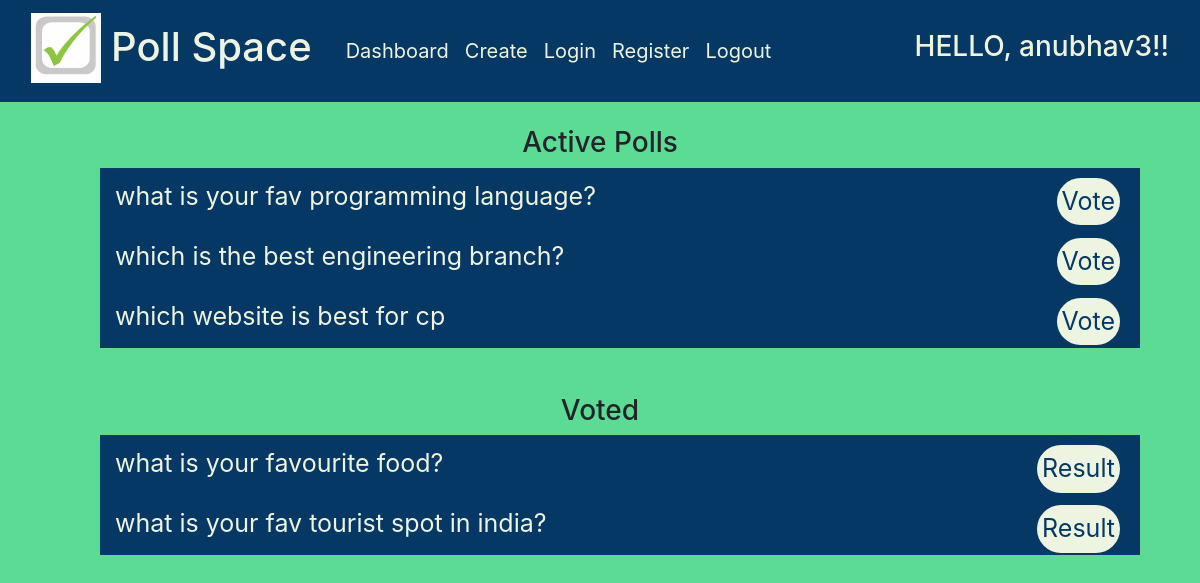
Page /polls/dashboard (signed in) on the committed database.
### polls/models.py (models this page shows)
class Polls(models.Model) :
    poll_question = models.TextField()
    poll_option1 = models.CharField(max_length = 100)
    poll_option2 = models.CharField(max_length = 100)
    poll_option3 = models.CharField(max_length = 100)
    poll_option4 = models.CharField(max_length = 100)
    poll_option1_count = models.IntegerField(default = 0)
    poll_option2_count = models.IntegerField(default = 0)
    poll_option3_count = models.IntegerField(default = 0)
    poll_option4_count = models.IntegerField(default = 0)

class Voted(models.Model) :
    user = models.ForeignKey(UserModel, on_delete = models.CASCADE)
    poll = models.ForeignKey(Polls, on_delete = models.CASCADE)

### polls/views.py (the view)
# urls.py: path('polls/dashboard', dashboard_view, name='dashboard'),
@login_required(login_url='login')
def dashboard_view(request, *args, **kwargs) :
    polls = Polls.objects.all()
    votedpolls = request.user.voted_set.all()
    active = []
    for poll in polls :
        if Voted.objects.filter(user=request.user,poll=poll) :
           continue
        else :
           active.append(poll)
    context = {
        'polls' : polls,
        'votedpolls' : votedpolls,
        'active' : active
    }
    return render(request, 'polls/dashboard.html', context)

### polls/templates/polls/dashboard.html
{% extends "base.html" %}
{% block content %}
<div id="poll_list" class="container-fluid">
    <h3>Active Polls</h3>
    <ul class="polldata">
        {% for poll in active %}
        <li class="pollitem">
            <p class="pollname">{{ poll.poll_question }}</p>
            <a class="function" href="{% url 'vote' poll.id %}">Vote</a>
        </li>
        {% endfor %}
    </ul>
    <br>
    <h3>Voted</h3>
    <ul class="polldata">
        {% for vote in votedpolls %}
        <li class="pollitem">
            <p class="pollname">{{ vote.poll.poll_question }}</p>
            <a class="function" href="{% url 'result' vote.poll.id %}">Result</a>
        </li>
        {% endfor %}
    </ul>
</div>
{% endblock %}

### templates/base.html (shortened to what this page needs)
{% load static %}
<!DOCTYPE html>
<html>
    <head>
        <link rel="stylesheet" href="{% static '/stylesheet/bootstrap.min.css' %}">
        <link rel="stylesheet" href="{% static '/stylesheet/styles.css' %}">
    </head>
    <body>
        <header>
            <nav class="navbar navbar-expand-lg navbar-light">
                <div class="container-fluid">
                  <div class="navbar-brand">
                    <a href="{% url 'login' %}"><img id="logo" src="{% static 'images/logo.png'%}"></a>
                    <a href="{% url 'login' %}"><h1 id="brandname">Poll Space</h1></a>
                  </div>
                  <div class="collapse navbar-collapse" id="navbarTogglerDemo02">
                    <ul class="navbar-nav me-auto mb-2 mb-lg-0">
                      <li class="nav-item">
                        <a id="menu" class="nav-link" href="{% url 'dashboard' %}">Dashboard</a>
                      </li>
                      <li class="nav-item">
                        <a id="menu" class="nav-link" href="{% url 'create' %}">Create</a>
                      </li>
                      <li class="nav-item">
                        <a id="menu" class="nav-link" href="{% url 'login' %}">Login</a>
                      </li>
                      <li class="nav-item">
                        <a id="menu" class="nav-link" href="{% url 'register' %}">Register</a>
                      </li>
                      {% if request.user.is_authenticated %}
                        <li class="nav-item">
                          <a id="menu" class="nav-link" href="{% url 'logout' %}">Logout</a>
                        </li>
                      {% endif %}
                    </ul>
                  </div>
                  {% if request.user.is_authenticated %}
                    <h3 id="greeting">HELLO, {{ request.user }}!!</h3>
                  {% endif %}
                </div>
            </nav>
	    </header>
      <br>
      <section class="container">
        {% block content %}{% endblock %}
      </section>
      <br>
    </body>
</html>

### static/stylesheet/styles.css (style rules this page uses)
* { box-sizing: border-box; }
body { background-color: #5CDB95; }
.navbar { background-color: #053865; }
#brandname { font-style: bold; float: right; padding: 10px; color: #EDF5E1; }
#logo { height: 70px; width: 70px; }
#menu { color: #EDF5E1; font-size: 20px; }
#greeting { color: #EDF5E1; }
#random, #registerForm, #poll_list, #result { top: 50%; left: 50%; font-size: 20px; text-align: center; }
.polldata { list-style-type: none; }
.pollitem { background-color: #053865; width: 100%; padding: 10px; position: relative; height: 60px; }
.pollname { display: inline; position: absolute; left: 15px; color: #EDF5E1; font-size: 25px; }
.function { font-size: 25px; background-color: #EDF5E1; color: #053865; padding: 5px; border-radius: 25px; position: absolute; right: 20px; }

### rows in the picture
Polls: poll_question "what is your fav programming language?"
Polls: poll_question "which is the best engineering branch?"
Polls: poll_question "which website is best for cp"
Voted: poll.poll_question "what is your favourite food?"
Voted: poll.poll_question "what is your fav tourist spot in india?"

### other values in the picture
{{ request.user }} "anubhav3"
